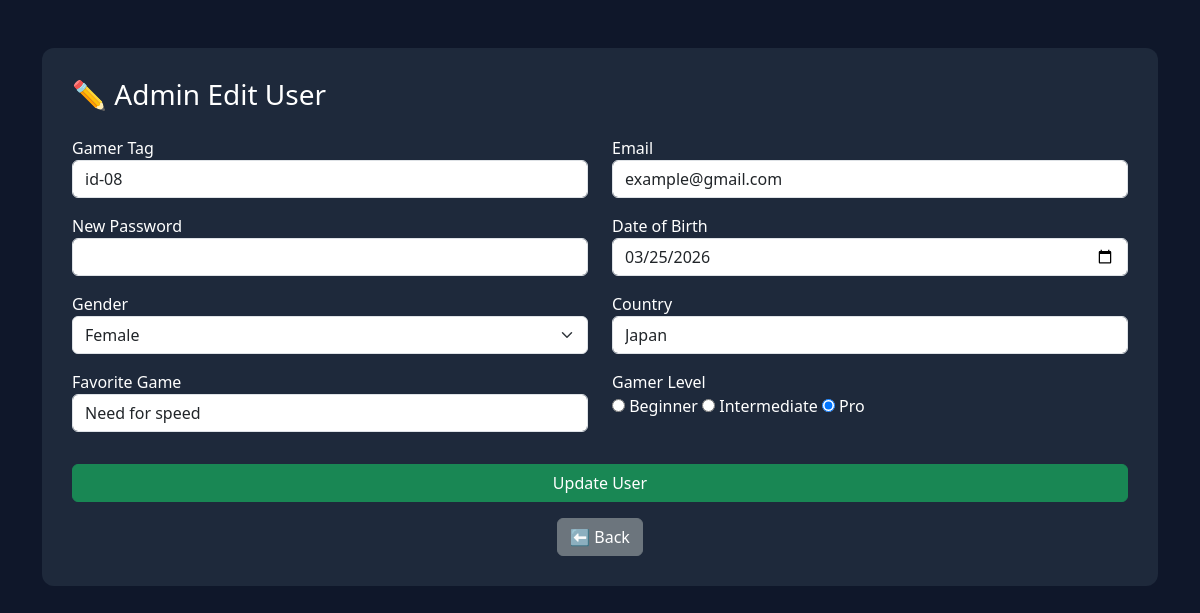
The page /edit_user.php?id=12 (signed in) on the database its author committed.
### tables this page shows
CREATE TABLE `users` (
  `id` int(11) NOT NULL,
  `gamer_tag` varchar(100) DEFAULT NULL,
  `email` varchar(100) DEFAULT NULL,
  `password` varchar(255) DEFAULT NULL,
  `dob` date DEFAULT NULL,
  `gender` varchar(20) DEFAULT NULL,
  `country` varchar(50) DEFAULT NULL,
  `favorite_game` varchar(100) DEFAULT NULL,
  `gamer_level` varchar(20) DEFAULT NULL,
  `avatar` varchar(255) DEFAULT NULL,
  `role` varchar(20) DEFAULT 'user',
  `status` varchar(20) DEFAULT 'active',
  `otp` varchar(10) DEFAULT NULL,
  `otp_expiry` datetime DEFAULT NULL
);

### edit_user.php (the view, shortened to what this page needs)
<?php
include("db.php");
$id = $_GET['id'];
$result = $conn->query("SELECT * FROM users WHERE id=$id");
$user = $result->fetch_assoc();
?>
<!DOCTYPE html>
<html>
<head>
    <link href="https://cdn.jsdelivr.net/npm/bootstrap@5.3.0/dist/css/bootstrap.min.css" rel="stylesheet">
</head>
<body>
    <div class="container mt-5">
        <div class="card-box">
            <h3 class="mb-4">✏️ Admin Edit User</h3>
            <form method="POST">
                <div class="row">
                    <div class="col-md-6 mb-3">
                        <label>Gamer Tag</label>
                        <input type="text" name="gamer_tag" class="form-control"
                            value="<?= $user['gamer_tag'] ?>">
                    </div>
                    <div class="col-md-6 mb-3">
                        <label>Email</label>
                        <input type="email" name="email" class="form-control"
                            value="<?= $user['email'] ?>">
                    </div>
                    <div class="col-md-6 mb-3">
                        <label>New Password</label>
                        <input type="password" name="password" class="form-control">
                    </div>
                    <div class="col-md-6 mb-3">
                        <label>Date of Birth</label>
                        <input type="date" name="dob" class="form-control"
                            value="<?= $user['dob'] ?>">
                    </div>
                    <div class="col-md-6 mb-3">
                        <label>Gender</label>
                        <select name="gender" class="form-select">
                            <option <?= ($user['gender'] == 'Female') ? 'selected' : '' ?>>Female</option>
                        </select>
                    </div>
                    <div class="col-md-6 mb-3">
                        <label>Country</label>
                        <input type="text" name="country" class="form-control"
                            value="<?= $user['country'] ?>">
                    </div>
                    <div class="col-md-6 mb-3">
                        <label>Favorite Game</label>
                        <input type="text" name="favorite_game" class="form-control"
                            value="<?= $user['favorite_game'] ?>">
                    </div>
                    <div class="col-md-6 mb-3">
                        <label>Gamer Level</label><br>
                        <?php $level = isset($user['gamer_level']) ? trim($user['gamer_level']) : ''; ?>
                        <input type="radio" name="gamerLevel" value="Beginner"
                            <?= ($level == 'Beginner') ? 'checked' : '' ?>> Beginner
                        <input type="radio" name="gamerLevel" value="Intermediate"
                            <?= ($level == 'Intermediate') ? 'checked' : '' ?>> Intermediate
                        <input type="radio" name="gamerLevel" value="Pro"
                            <?= ($level == 'Pro') ? 'checked' : '' ?>> Pro
                    </div>
                    <div class="col-md-12 mt-3">
                        <button name="update" class="btn btn-success w-100">Update User</button>
                    </div>
                    <div class="col-md-12 mt-3 text-center">
                        <a href="admin.php" class="btn btn-secondary">⬅ Back</a>
                    </div>
                </div>
            </form>
        </div>
    </div>
</body>
</html>

### edit_user.php (style rules this page uses)
body { background: #0f172a; color: white; }
.card-box { background: #1e293b; padding: 30px; border-radius: 12px; }

### rows shown on the page
users: gamer_tag "id-08", email "example@gmail.com", dob "03/25/2026", gender "Female", country "Japan", favorite_game "Need for speed", gamer_level "☑"
